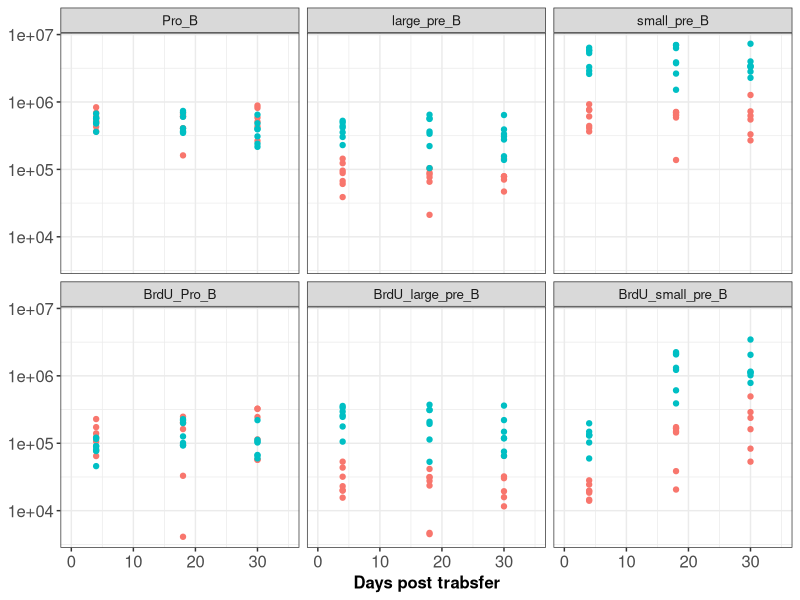
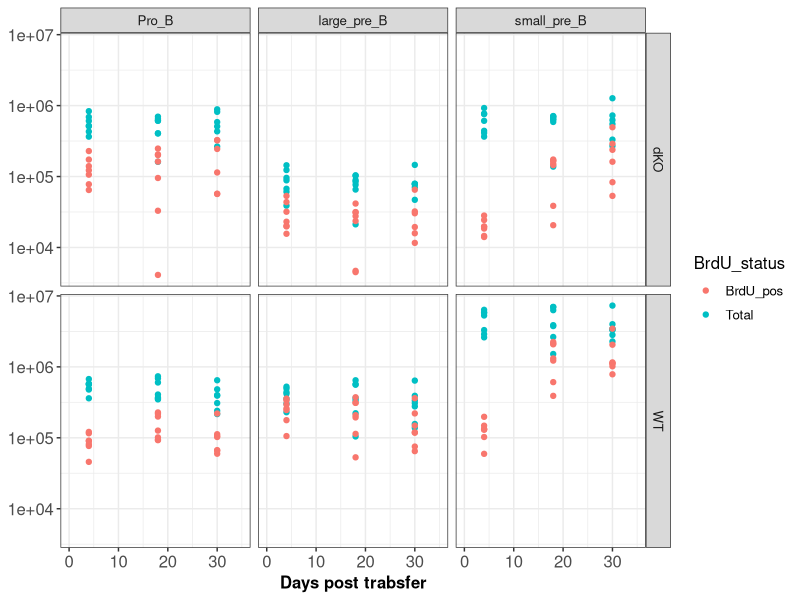
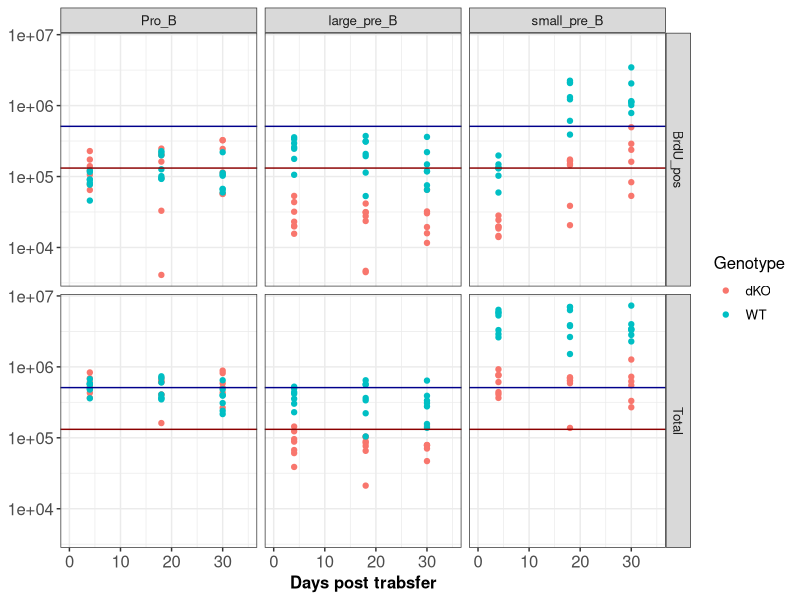
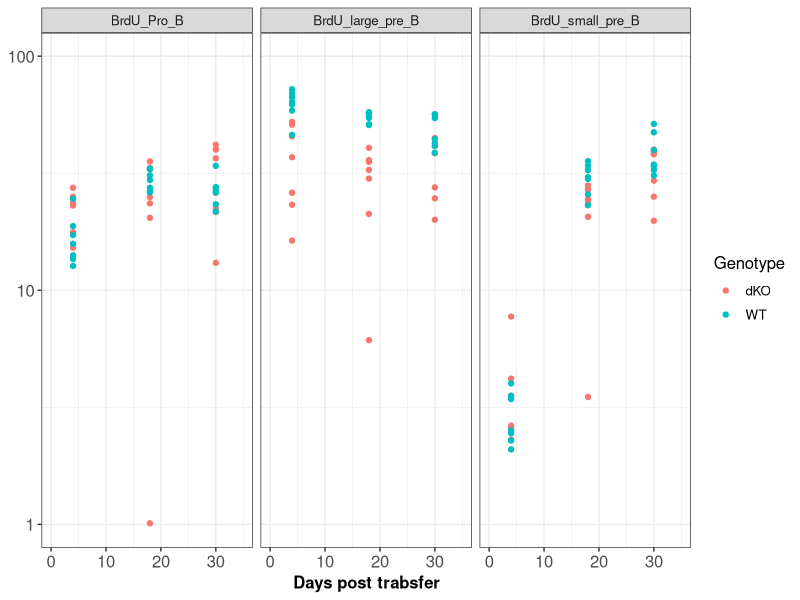
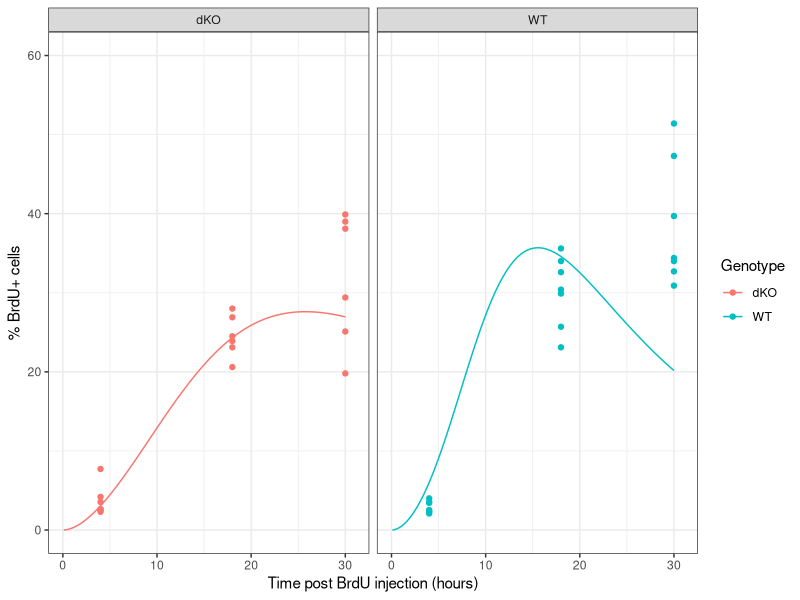

Source code (R) for these figures, in order: (Note: this script raises an error after producing the figures.)
rm(list = ls()); gc();

############################################################
### Preamble
############################################################

## loading libraries
library(tidyverse)
library(readxl)
library(deSolve)

#### plotting style
myTheme <- theme(text = element_text(size = 12), axis.text = element_text(size = 12),
                 axis.title =  element_text(size = 12, face = "bold"),
                 plot.title = element_text(size=12,  hjust = 0.5, face = "bold"),
                 legend.background = element_blank(), legend.key = element_blank())

# setting ggplot theme for rest fo the plots
theme_set(theme_bw())

fancy_scientific <- function(l) {
  # turn in to character string in scientific notation
  l <- format(l, scientific = TRUE)
  # quote the part before the exponent to keep all the digits
  l <- gsub("^(.*)e", "'\\1'e", l)
  # remove + after exponent, if exists. E.g.: (e^+2 -> e^2)
  l <- gsub("e\\+","e",l)  
  # turn the 'e' into plotmath format
  l <- gsub("e", "%*%10^", l)
  # convert 1x10^ or 1.000x10^ -> 10^
  l <- gsub("\\'1[\\.0]*\\'\\%\\*\\%", "", l)
  # return this as an expression
  parse(text=l)
}

log10minorbreaks = as.numeric(1:10 %o% 10^(-4:8))


############################################################
############################################################

## import data
## BrdU pulse chase in developing B cells
scale_fun <- function(x) {x*1e6}

counts_df <- read_excel("datafiles/BrdU_data.xlsx", sheet =1) %>%
  mutate(across("Sample", str_replace_all, c("Stain 2 BM development" = "", " " = "_")),
         across("Experiment_Date", str_replace, "2014-", "")) %>%
  unite(sample_id, Experiment_Date, Sample) %>%
  mutate_at(vars(contains("_B")), scale_fun) %>%
  select(-Total_cells_BM) %>%
  select(sample_id, Time_h, Genotype, Pro_B, large_pre_B, small_pre_B, 
         BrdU_Pro_B, BrdU_large_pre_B, BrdU_small_pre_B) %>%
  gather(-c(sample_id, Time_h, Genotype), key = 'subpop', value = "cell_counts") %>%
  mutate(pop_id = ifelse(grepl("Pro_B", subpop), "Pro_B",
                         ifelse(grepl("large_pre_B", subpop), "large_pre_B", 
                                "small_pre_B")),
         BrdU_status = ifelse(grepl("BrdU", subpop), "BrdU_pos", 
                                "Total"))

ggplot(counts_df, aes(x= Time_h, y=cell_counts, col = Genotype)) +
  geom_point()+ xlim(0, 35)+
  scale_y_log10() + 
  labs(x='Days post trabsfer', y=NULL)+
  facet_wrap(~ factor(subpop, levels = c("Pro_B", "large_pre_B", "small_pre_B",
                                   "BrdU_Pro_B", "BrdU_large_pre_B", "BrdU_small_pre_B"))) +
  myTheme + guides(col="none")

ggplot(counts_df, aes(x= Time_h, y=cell_counts, col = BrdU_status)) +
  geom_point()+ xlim(0, 35)+
  scale_y_log10() + 
  labs(x='Days post trabsfer', y=NULL)+
  facet_grid(Genotype ~ factor(pop_id, levels = c("Pro_B", "large_pre_B", "small_pre_B",
                                         "BrdU_Pro_B", "BrdU_large_pre_B", "BrdU_small_pre_B"))) +
  myTheme 

ggplot(counts_df, aes(x= Time_h, y=cell_counts, col = Genotype)) +
  geom_point()+ xlim(0, 35)+
  scale_y_log10() + 
  geom_hline(yintercept = 510111, col="darkblue")+
  geom_hline(yintercept = 131619, col="darkred")+
  labs(x='Days post trabsfer', y=NULL)+
  facet_grid(BrdU_status ~ factor(pop_id, levels = c("Pro_B", "large_pre_B", "small_pre_B",
                                                  "BrdU_Pro_B", "BrdU_large_pre_B", "BrdU_small_pre_B"))) +
  myTheme 



fracs_df <- read_excel("datafiles/BrdU_data.xlsx", sheet =2) %>%
  mutate(across("Sample", str_replace_all, c("Stain 2 BM development" = "", " " = "_")),
         across("Experiment_Date", str_replace, "2014-", "")) %>%
  unite(sample_id, Experiment_Date, Sample) %>%
  select(sample_id, Time_h, Genotype, 
         BrdU_Pro_B, BrdU_large_pre_B, BrdU_small_pre_B) %>%
  gather(-c(sample_id, Time_h, Genotype), key = 'subpop', value = "prop_brdu")


ggplot(fracs_df, aes(x= Time_h, y=prop_brdu, col = Genotype)) +
  geom_point()+ xlim(0, 35) + scale_y_continuous(trans = "log10", limits = c(1, 100))+
  labs(x='Days post trabsfer', y=NULL) +
  facet_wrap(~ factor(subpop, levels = c("BrdU_Pro_B", "BrdU_large_pre_B", "BrdU_small_pre_B"))) +
  myTheme


counts_df %>%
  group_by(Genotype, pop_id, BrdU_status) %>%
  summarise(mean_c = mean(cell_counts))

# ##stan model
# library(rstan)
# stanmodel <- "stan_models/multiplex_model.stan"
# expose_stan_functions(stanmodel)
# 
# solve_time <- c(4, 18, 30)
# init_cond <- c(0, 0, 372151, 0, 0, 83027, 0, 0, 4318182, 0, 0, 607546)
# params <- c(6, 0.2, 0.01, 0.02, 0.1, 0.01, 0.05)
# ypred <- solve_ODE_sys(solve_time, init_cond, parms = params)



### data munging
brdu_df <- read_excel("datafiles/BrdU_data.xlsx", sheet =2) %>%
  mutate(across("Sample", str_replace_all, c("Stain 2 BM development" = "", " " = "_")),
         across("Experiment_Date", str_replace, "2014-", "")) %>%
  unite(sample_id, Experiment_Date, Sample) %>%
  select(sample_id, Time_h, Genotype, 
         BrdU_Pro_B, BrdU_large_pre_B, BrdU_small_pre_B) %>%
  mutate(prop_large_PreB = BrdU_large_pre_B/100,
         prop_small_PreB = BrdU_small_pre_B/100)%>%
  filter(sample_id != "03-19__BM_13.fcs")

fracs_wt <- brdu_df %>%
  filter(Genotype == "WT") 

fracs_dko <- brdu_df %>%
  filter(Genotype == "dKO") 


solve_time <- c(4, 18, 30)
time_index1 <- purrr::map_dbl(fracs_wt$Time_h, function(x) which(x == solve_time))    # keeping track of index of time point in relation to solve_time
time_index2 <- purrr::map_dbl(fracs_dko$Time_h, function(x) which(x == solve_time))    # keeping track of index of time point in relation to solve_time
# 
# ## Data to import in Stan
# numObs1 <- nrow(large_preB_wt)
# numObs2 <- nrow(large_preB_dko)
# BrdU_wt <- large_preB_wt$prop_brdu
# BrdU_dko <- large_preB_dko$prop_brdu
# n_shards <- length(solve_time)
# 
# # time sequence for predictions specific to age bins within the data
# ts_pred <- seq(0, 30, length.out = 300)
# numPred <- length(ts_pred)
# 
# 
# stan_rdump(c("numObs1",  "numObs2", "solve_time", "n_shards", "time_index1", "time_index2",
#              "BrdU_wt",  "BrdU_dko", "ts_pred", "numPred"),
#            file = file.path('datafiles', paste0('BrdU_stanfit',".Rdump")))


##############################################################################################################################
### model
eps_func_exp <- function(Time, r_eps){
  exp(-r_eps * Time)
}

eps_func_hill <- function(Time, r_eps){
  1/(1+ (Time/r_eps)^1)
}

eps_func <- function(Time, r_eps){
  #eps_func_exp(Time, r_eps)
  eps_func_hill(Time, r_eps)
}

asinsq_inv <- function(x){sin(x)^2}

ode_func <- function (Time, y, parms) {
  pro_pos = (131619) #counts_df %>% filter(subpop == "BrdU_Pro_B") %>%
    #summarise(mean(cell_counts))
  pro_neg = (378491.4) #counts_df %>% filter(subpop == "Pro_B") %>%
    #summarise(mean(cell_counts)) - pro_pos
  with(as.list(c(y, parms)),{
    rho = 0.192868923# exp(rho_log)
    delta = 0.078966709 #exp(delta_log)
    rho_dko = 0.090248636 #exp(rho_dko_log)
    delta_dko = 0.078966709
    lambda = exp(lambda_log)
    lambda_dko = exp(lambda_log)
    alpha = 0# exp(alpha_log)
    mu = exp(mu_log)
    mu_dko = exp(mu_log)
    r_eps = 1.64255675#1.64255675
    
    theta = (rho - delta) * (372151) / (pro_neg+pro_pos);
    theta_dko = (rho_dko - delta) * (83027) / (pro_neg+pro_pos);
    #lambda = (alpha - mu) * (4318182) / (372151);
    #lambda_dko = (alpha - mu_dko) * (607546) / (83027);
    
    del = delta - mu
    del_dko = delta_dko - mu_dko
      
    #theta = (rho - delta) * (y1+y2+y3)/(pro_neg+pro_pos)
    #theta_dko = (rho_dko - delta_dko) * (y4+y5+y6)/(pro_neg+pro_pos)
    
    ## in WT
    # L2 pop in large Pre B
    dy1 <- theta * (pro_pos) + rho * eps_func(Time, r_eps) * (2*y2 + y1) - rho * (1-eps_func(Time, r_eps)) * y1 - (mu + del) * y1
    # L1 pop in large Pre B
    dy2 <- theta * (pro_neg) + rho * eps_func(Time, r_eps) * (2*y3 - y2) + 2 * rho * (1-eps_func(Time, r_eps)) * y1 - (mu + del) * y2
    # U pop in large Pre B
    dy3 <- - rho * eps_func(Time, r_eps) * y3 + rho * (1-eps_func(Time, r_eps)) * (y2 + y3) - (mu + del) * y3
    
    ## in DKO
    # L2 pop in large Pre B
    dy4 <-  theta_dko * (pro_pos) + rho_dko * eps_func(Time, r_eps) * (2*y5+ y4) - rho_dko * (1-eps_func(Time, r_eps)) * y4 - (mu_dko + del_dko) * y4
    # L1 pop in large Pre B
    dy5 <- theta_dko * (pro_neg) + rho_dko * eps_func(Time, r_eps) * (2*y6 - y4) + 2 * rho_dko * (1-eps_func(Time, r_eps)) * y4 - (mu_dko + del_dko) * y5
    # U pop in large Pre B
    dy6 <- - rho_dko * eps_func(Time, r_eps) * y6 + rho_dko * (1-eps_func(Time, r_eps)) * (y5 + y6) - (mu_dko + del_dko) * y6
    
    ## in WT
    # L2 pop in small Pre B
    dy7 <- mu * y1 + alpha * eps_func(Time, r_eps) * (2*y8 + y7) - alpha * (1-eps_func(Time, r_eps)) * y7 - lambda * y7
    # L1 pop in small Pre B
    dy8 <- mu * y2 + alpha * eps_func(Time, r_eps) * (2*y9 - y8) + 2 * alpha * (1-eps_func(Time, r_eps)) * y7 - lambda * y8
    # U pop in small Pre B
    dy9 <- mu * y3 - alpha * eps_func(Time, r_eps) * y9 + alpha * (1-eps_func(Time, r_eps)) * (y8 + y9) - lambda * y9
    
    ##in DKO
    # L2 pop in small PreB
    dy10 <- mu_dko * y4 + alpha * eps_func(Time, r_eps) * (2*y11 + y10) - alpha * (1-eps_func(Time, r_eps)) * y10 - lambda_dko * y10
    # L1 pop in small Pre B
    dy11 <- mu_dko * y5 + alpha * eps_func(Time, r_eps) * (2*y12 - y10) + 2 * alpha * (1-eps_func(Time, r_eps)) * y10 - lambda_dko * y11
    # U pop in small Pre B
    dy12 <- mu_dko * y6 - alpha * eps_func(Time, r_eps) * y12 + alpha * (1-eps_func(Time, r_eps)) * (y11 + y12) - lambda_dko * y12

    list(c(dy1, dy2, dy3, dy4, dy5, dy6, dy7, dy8, dy9, dy10, dy11, dy12))
  })
}

init_cond_wt <- c("y1" = 0.0, "y2" = 0, "y3" = 372151)
init_cond_dko <- c("y4" = 0.0, "y5" = 0, "y6" = 83027)
init_cond_wt2 <- c("y7" = 0.0, "y8" = 0, "y9" = 4318182)
init_cond_dko2 <- c("y10" = 0.0, "y11" = 0, "y12" = 607546)
init_cond <- c(init_cond_wt, init_cond_dko, init_cond_wt2, init_cond_dko2)
params <- c("lambda_log" = -4,  "mu_log" = -4)
asin_transf <- function(x){asin(sqrt(x))}


#model optimization 
LL_func <- function(param, boot_data1, boot_data2, init_conds) {
  k <- length(param)        #number of unknown parameters 
  n1 <-  nrow(boot_data1)
  n2 <-  nrow(boot_data2)
  
  pred_df <- data.frame(ode(y=init_conds, times=c(0, 4, 18, 30), func=ode_func, parms=param))%>%
    mutate(#wt_large_Total = y1+y2+y3,
           #wt_large_prop_brdu = (y1+y2)/wt_large_Total,
           wt_small_Total = y7+y8+y9,
           wt_small_prop_brdu = (y7+y8)/wt_small_Total,
           #dko_large_Total = y4+y5+y6,
           #dko_large_prop_brdu = (y4+y5)/dko_large_Total,
           dko_small_Total = y10+y11+y12,
           dko_small_prop_brdu = (y10+y11)/dko_small_Total
    ) %>%
    filter(time != 0) %>% rename(Time_h = time) %>% select(Time_h, contains('brdu'))
  
  #wt_large <-  boot_data1$prop_large_PreB 
  wt_small <-  boot_data1$prop_small_PreB
  
  #dko_large <-  boot_data2$prop_large_PreB 
  dko_small <-  boot_data2$prop_small_PreB
  
  
  #R1 <- sum((asin_transf(pred_df$wt_large_prop_brdu[time_index1]) - asin_transf(wt_large))^2)
  R2 <- sum((asin_transf(pred_df$wt_small_prop_brdu[time_index1]) - asin_transf(wt_small))^2)
  #R3 <- sum((asin_transf(pred_df$dko_large_prop_brdu[time_index2]) - asin_transf(dko_large))^2)
  R4 <- sum((asin_transf(pred_df$dko_small_prop_brdu[time_index2]) - asin_transf(dko_small))^2)
  
  logl <- -(n1/2)*(log(R2))  - (n2/2)*(log(R4))  
  
  return(-logl)
} 

fit_LL <- optim(par=params, fn=LL_func, 
                boot_data1 = fracs_wt, boot_data2 = fracs_dko, init_conds = init_cond,
                method = "Nelder-Mead",
                control = list(trace = 6, maxit=2000))

fit_LL
par_est <- fit_LL$par
aic_val <- 2* length(fit_LL$par) + 2*fit_LL$value
aic_val
## predictions
pred_df <- data.frame(ode(y=init_cond, times=seq(0, 30, 0.1), func=ode_func, parms=par_est))%>%
  mutate(
    #wt_large_Total = y1+y2+y3,
    #wt_large_prop_brdu = (y1+y2)/wt_large_Total,
    wt_small_Total = y7+y8+y9,
    wt_small_prop_brdu = (y7+y8)/wt_small_Total,
    #dko_large_Total = y4+y5+y6,
    #dko_large_prop_brdu = (y4+y5)/dko_large_Total,
    dko_small_Total = y10+y11+y12,
    dko_small_prop_brdu = (y10+y11)/dko_small_Total
  ) %>%
  filter(time != 0) %>% rename(Time_h = time) %>%
  select(Time_h, contains('prop')) %>%
  gather(-Time_h, key = "genotype", value = "prop_brdu") %>%
  mutate(Genotype = ifelse(grepl("wt", genotype), "WT", "dKO"),
         subpop = ifelse(grepl("large", genotype), "Large_Pre_B", "Small_Pre_B"))

brdu_plot <- brdu_df %>%
  select(sample_id, Time_h, Genotype, BrdU_small_pre_B) %>%
  gather(-c(sample_id, Time_h, Genotype), key = "SubPop", value = "prop_brdu") %>%
  mutate(subpop = ifelse(grepl("large",SubPop), "Large_Pre_B", "Small_Pre_B"))

# ggplot()+
#   geom_point(data = brdu_plot, aes(x=Time_h, y=prop_brdu, col=Genotype))+
#   geom_line(data = pred_df, aes(x=Time_h, y=prop_brdu*100, col=Genotype)) +
#   facet_wrap(.~ subpop)+
#   xlim(0, 31) + ylim(0, 80)

small_preB_df <- brdu_df %>%
  select(sample_id, Time_h, Genotype, BrdU_small_pre_B) %>%
  rename(prop_brdu = BrdU_small_pre_B)


exp(fit_LL$par)
ggplot()+
  geom_point(data = small_preB_df, aes(x=Time_h, y=prop_brdu, col=Genotype))+
  geom_line(data = pred_df, aes(x=Time_h, y=prop_brdu*100, col=Genotype)) +
  facet_wrap(.~ Genotype)+
  labs(x = "Time post BrdU injection (hours)", y= paste0("% BrdU+ cells"))+
  xlim(0, 31) + ylim(0, 60)

modelName <- "M0v2.1"
ggsave(file.path("output_fit", paste0("P3_", modelName, ".pdf")), last_plot(), device = "pdf", width = 9, height = 4.5)

ts_pred <- seq(0.1, 30, 0.05)
eps_vec_pred <- sapply(ts_pred, eps_func, r_eps = 2.5)
ggplot()+
  geom_line(aes(x = ts_pred, y=eps_vec_pred), col=4)+
  scale_x_log10(limits=c(0.1, 30), breaks=c(0.01, 0.03, 0.1, 0.3, 1, 3, 10, 30))
